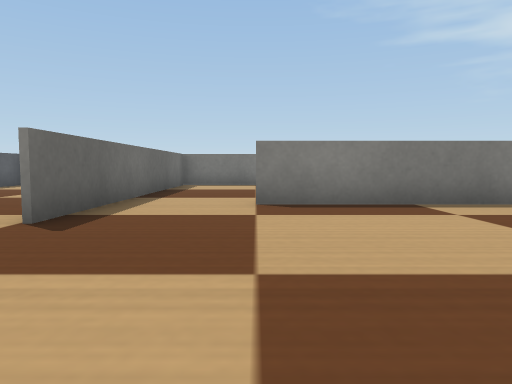
[1] (above)

19 first-person views from a walk through a Webots world. The camera is 0.06 m above the floor, tilts 4° down and sees 70° across. The floor is counted in squares, 0.1 m on a side. Each view is taken from the middle of a square. On the plan, view 1 faces up. The plan holds only what a view shows up to about 10 squares ahead; the rest is blank. Robots are left out. Webots' stock objects and surfaces are drawn as simple stand-ins.

[2]
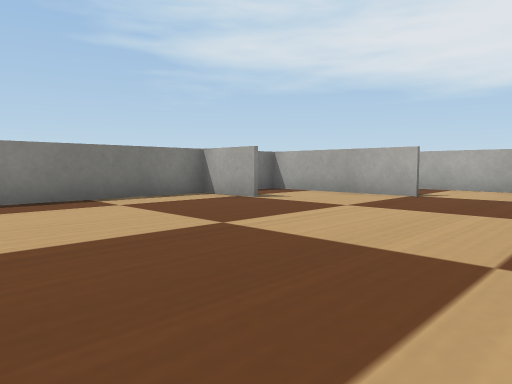

[3]
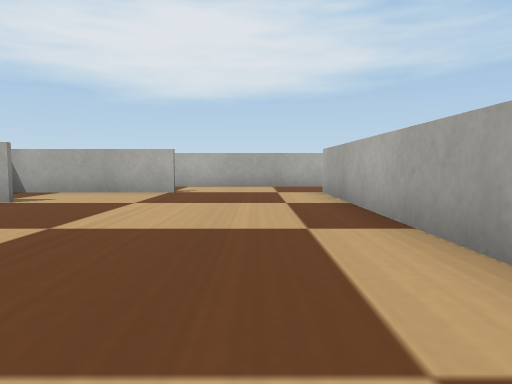

[4]
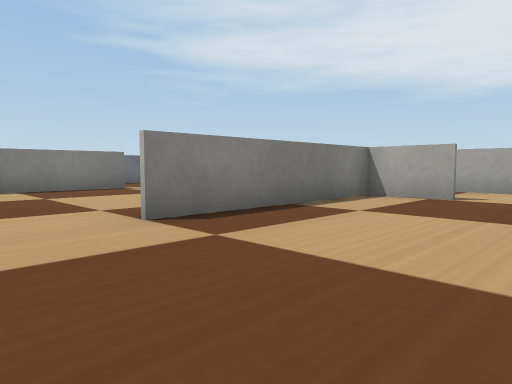

[5]
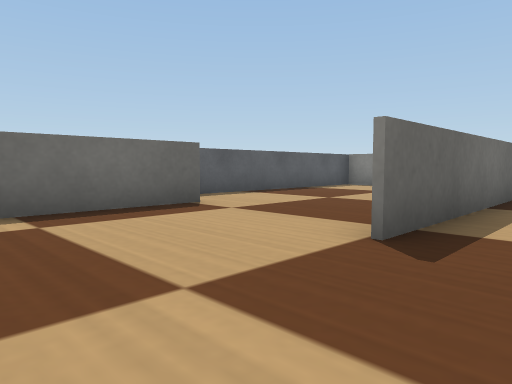

[6]
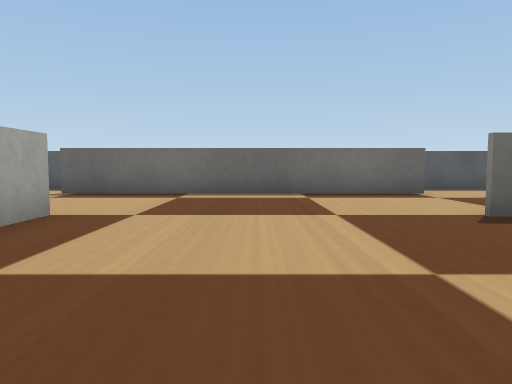

[7]
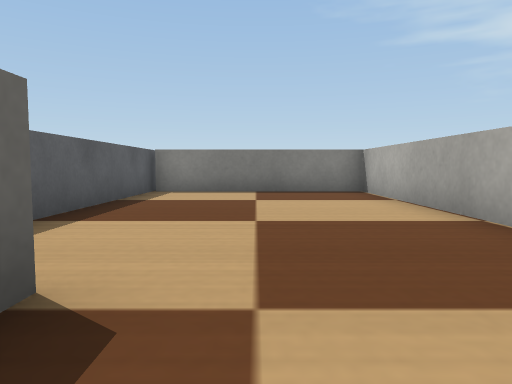

[8]
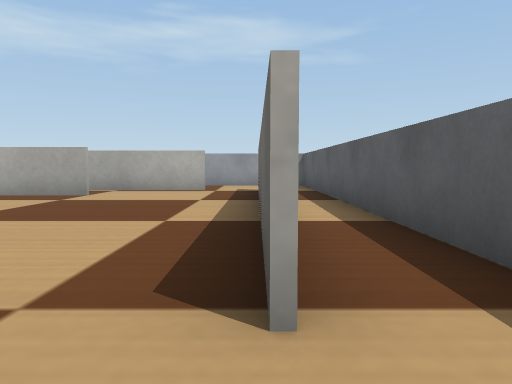

[9]
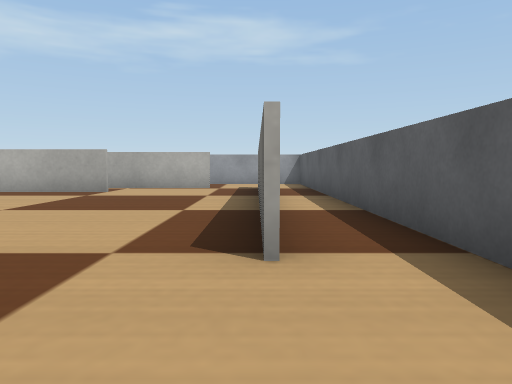

[10]
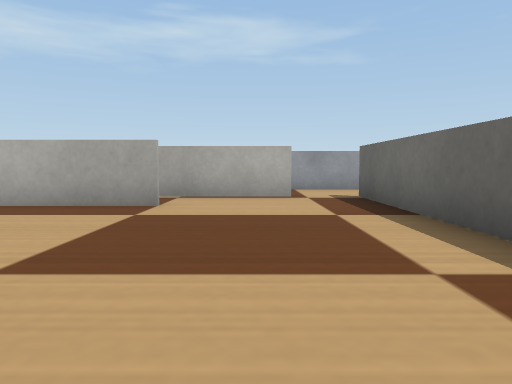

[11]
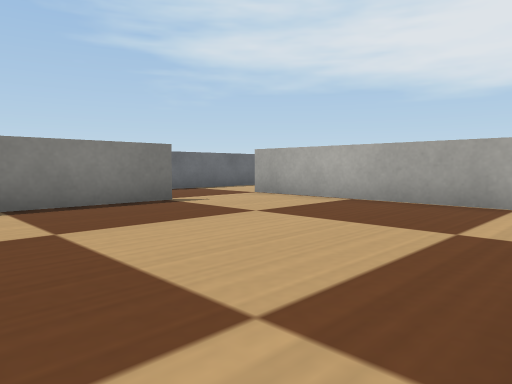

[12]
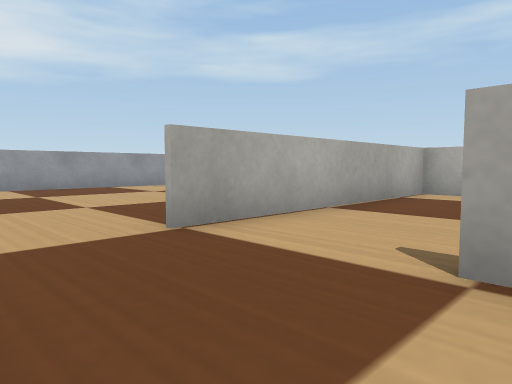

[13]
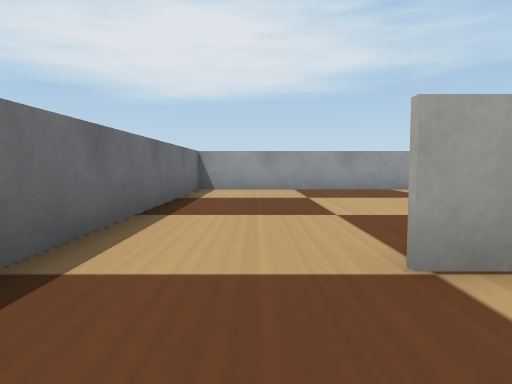

[14]
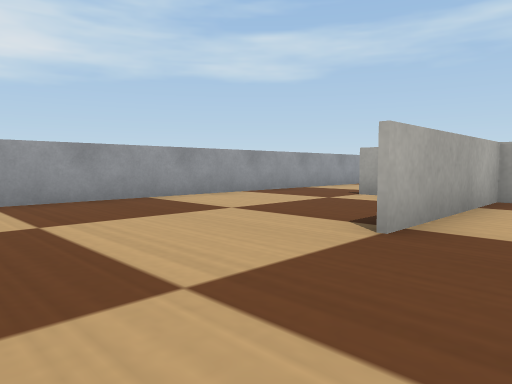

[15]
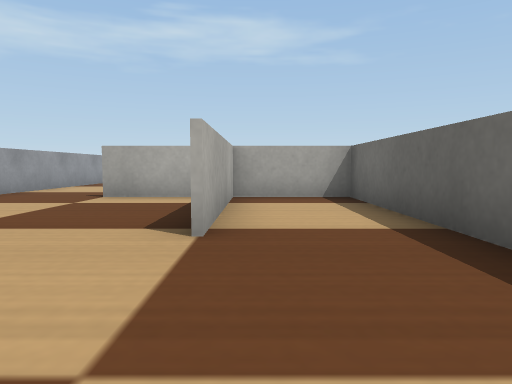

[16]
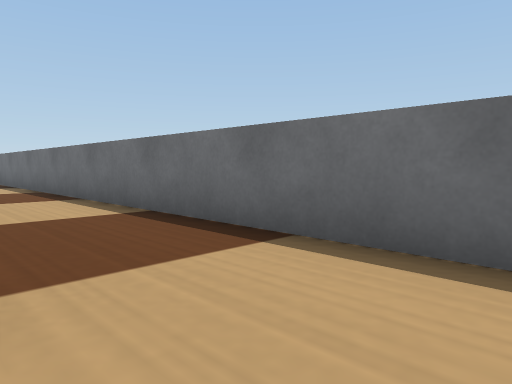

[17]
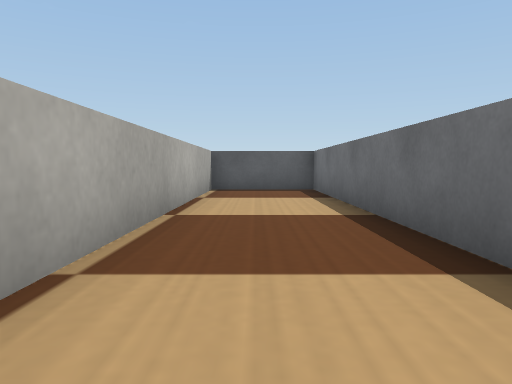

[18]
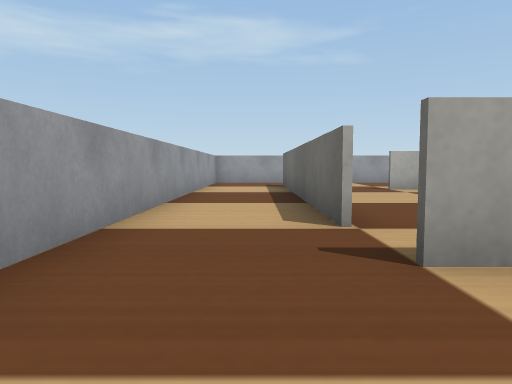

[19]
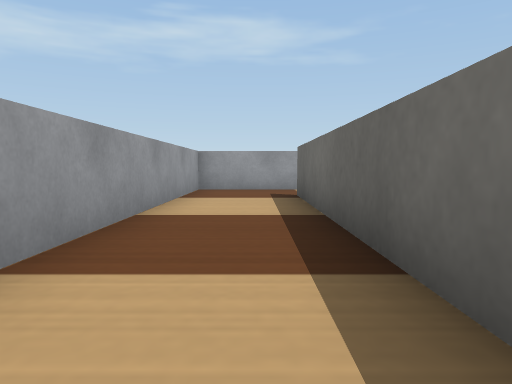

### Floor plan
Points are (right, up) in squares from view 1. A wall is a line through its corners. A room is listed if a view was taken in it or the views show most of it. See-through windows are left out.
Room 1 (views 1, 2, 3, 5, 6, 11, 16, 18, 19)
walls: (5.1, 4) (5.1, 12.1); (7.5, 5.7) (6.8, 5.7); (7.4, 1.9) (7.5, 10); (4.2, 5.8) (7.5, 5.8); (8.2, 5.8) (10, 5.8); (10.1, 4.5) (10.1, -3.6); (10.1, 0.8) (10.1, 2.9); (5.2, 10.5) (5.1, 5.7) (0, 5.7); (2.6, 11.7) (-0.4, 11.7); (-1.6, -1.6) (7.5, -1.6); (9.9, -5.5) (12.5, -5.5) (12.5, 12.5); (-2.3, 10.1) (-2.3, 3.8)
ways out: opening at (-2, -1) to room 2; opening at (7.5, 12) to room 3
Room 2 (views 4, 7, 8, 9, 10)
walls: (-6, 4.8) (-6.1, -3.4); (-2.4, 6.5) (-2.4, 11.7) (-7.5, 11.7); (-2.6, -1.6) (-1.6, -1.6); (-4.8, -3.2) (-1.8, -3.2); (-6.8, -5.5) (-4.9, -5.5); (-7.5, 12) (-7.5, -4.4)
ways out: opening at (-2, -1) to room 1
Room 3 (views 12, 13, 14, 15, 17)
walls: (-7.5, 11.9) (0.5, 11.9); (12.5, 12.5) (12.5, 14.5) (-7.5, 14.5) (-7.5, 12)
ways out: opening at (7.5, 12) to room 1

Positions as (right, up) in squares from view 1, and headings:
1: (0, 0), facing up
2: (0, -1), facing up-right
3: (-1, 0), facing right
4: (-2, 2), facing up-right
5: (-1, 1), facing up-left
6: (2, 1), facing left
7: (-5, 3), facing up
8: (-6, 6), facing down
9: (-6, 7), facing down
10: (-4, 4), facing down
11: (-1, 6), facing up-right
12: (2, 14), facing down-right
13: (3, 13), facing right
14: (6, 13), facing down-right
15: (7, 13), facing down
16: (7, 12), facing up-left
17: (2, 13), facing left
18: (11, 8), facing down
19: (11, 4), facing down
